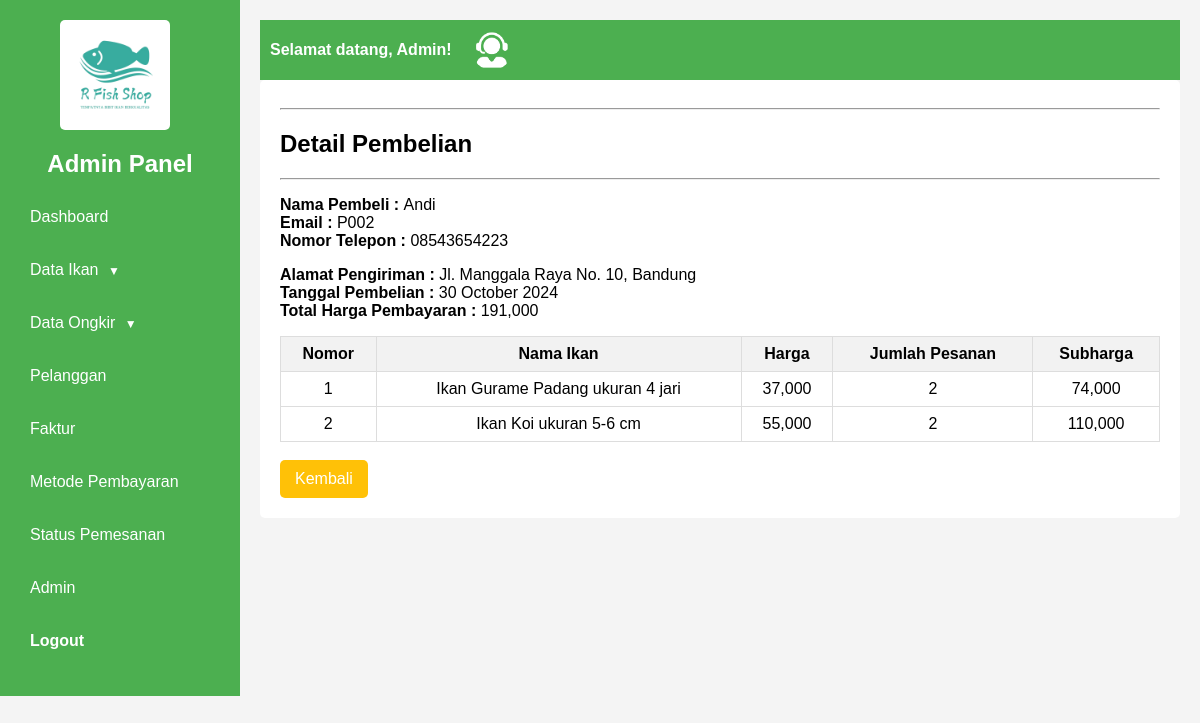
The page /admin/index.php?halaman=detailfaktur&id_faktur=F002 (signed in) on the database its author committed.
### tables this page shows
CREATE TABLE `faktur` (
  `id_faktur` varchar(10) NOT NULL,
  `tanggal_pembelian` date NOT NULL,
  `tanggal_pembayaran` varchar(20) NOT NULL,
  `total_harga` varchar(20) NOT NULL,
  `id_pelanggan` varchar(10) NOT NULL,
  `id_ongkir` varchar(10) NOT NULL,
  `id_metode` varchar(10) NOT NULL,
  `id_status` varchar(10) NOT NULL,
  `alamat_pengiriman` varchar(100) NOT NULL,
  `bukti_pembayaran` varchar(100) NOT NULL,
  `penilaian_produk` varchar(500) NOT NULL,
  `komplain` varchar(500) NOT NULL
);

CREATE TABLE `pelanggan` (
  `id_pelanggan` varchar(10) NOT NULL,
  `nama` varchar(50) NOT NULL,
  `email` varchar(50) NOT NULL,
  `telepon` varchar(15) NOT NULL,
  `alamat` varchar(100) NOT NULL,
  `password` varchar(20) NOT NULL
);

CREATE TABLE `transaksi` (
  `jumlah_pesanan` int(11) NOT NULL,
  `id_faktur` varchar(10) NOT NULL,
  `id_ikan` varchar(10) NOT NULL,
  `ikan` varchar(50) NOT NULL,
  `harga` varchar(20) NOT NULL,
  `subharga` varchar(20) NOT NULL
);

CREATE TABLE `ikan` (
  `id_ikan` varchar(10) NOT NULL,
  `nama_ikan` varchar(50) NOT NULL,
  `harga` varchar(20) NOT NULL,
  `foto` varchar(50) NOT NULL,
  `deskripsi` varchar(1000) NOT NULL,
  `stok` int(20) NOT NULL,
  `id_kategori` varchar(10) NOT NULL,
  `tanggal_masuk` date DEFAULT NULL
);

### admin/detailfaktur.php (the view)
<div class="report-box">
<hr><h2>Detail Pembelian</h2><hr>
<?php $sql=$koneksi->query("SELECT * FROM faktur JOIN pelanggan ON pelanggan.id_pelanggan=faktur.id_pelanggan WHERE faktur.id_faktur='$_GET[id_faktur]'");
$detail=$sql->fetch_assoc();?>
<P> <strong>Nama Pembeli : </strong><?php echo $detail['nama'];?><br>
	<strong>Email : </strong><?php echo $detail['id_pelanggan'];?><br>
	<strong>Nomor Telepon : </strong><?php echo $detail['telepon'];?>
</p>
 <p>
	<strong>Alamat Pengiriman : </strong><?php echo $detail['alamat_pengiriman'];?><br>
	<strong>Tanggal Pembelian : </strong><?php echo date("d F Y",strtotime($detail['tanggal_pembelian']));?><br>
	<strong>Total Harga Pembayaran : </strong><?php echo number_format($detail['total_harga']);?>
</p>
<table border="1" class="product-table">
	<thead>
		<tr>
			<th>Nomor</th>
			<th>Nama Ikan</th>
			<th>Harga</th>
			<th>Jumlah Pesanan</th>
			<th>Subharga</th>
		</tr>
	</thead>
	<tbody>
		<?php include "../config.php";
		$nomor=1;
		$sql=$koneksi->query("SELECT * FROM transaksi
		JOIN ikan ON transaksi.id_ikan=ikan.id_ikan
		JOIN faktur ON transaksi.id_faktur=faktur.id_faktur
		WHERE transaksi.id_faktur='$_GET[id_faktur]'");
		while ($pecah=$sql->fetch_assoc()){?>
		<tr>
			<td><?php echo $nomor++; ?></td>
			<td><?php echo $pecah['nama_ikan'];?></td>
			<td><?php echo number_format($pecah['harga']);?></td>
			<td><?php echo $pecah['jumlah_pesanan'];?></td>
			<td><?php echo number_format($pecah['subharga']);?></td>
		</tr>
		<?php }
		mysqli_close($koneksi); ?>
	</tbody>
</table>
<br>
<a href="index.php?halaman=faktur" class="btn-custom-warning">Kembali</a>
</div>

### css/styleadmin.css (style rules this page uses)
body { font-family: Arial, sans-serif; margin: 0; padding: 0; background-color: #f4f4f4; }
.report-box { background: #fff; padding: 20px; margin-bottom: 20px; border-radius: 5px; box-sizing: border-box; }
.product-table { width: 100%; border-collapse: collapse; }
.product-table th, .product-table td { border: 1px solid #ddd; padding: 8px; text-align: center; }
.product-table th { background: #f2f2f2; }
.btn-custom-warning { display: inline-block; padding: 10px 15px; color: white; background-color: #ffc107; border: none; border-radius: 5px; text-decoration: none; text-align: center; }

### rows shown on the page
faktur: id_pelanggan.nama "Andi", id_pelanggan.id_pelanggan "P002", id_pelanggan.telepon "08543654223", alamat_pengiriman "Jl. Manggala Raya No. 10, Bandung", tanggal_pembelian "30 October 2024", total_harga "191,000"
transaksi: id_ikan.nama_ikan "Ikan Gurame Padang ukuran 4 jari", id_ikan.harga "37,000", jumlah_pesanan "2", subharga "74,000"
transaksi: id_ikan.nama_ikan "Ikan Koi ukuran 5-6 cm", id_ikan.harga "55,000", jumlah_pesanan "2", subharga "110,000"
